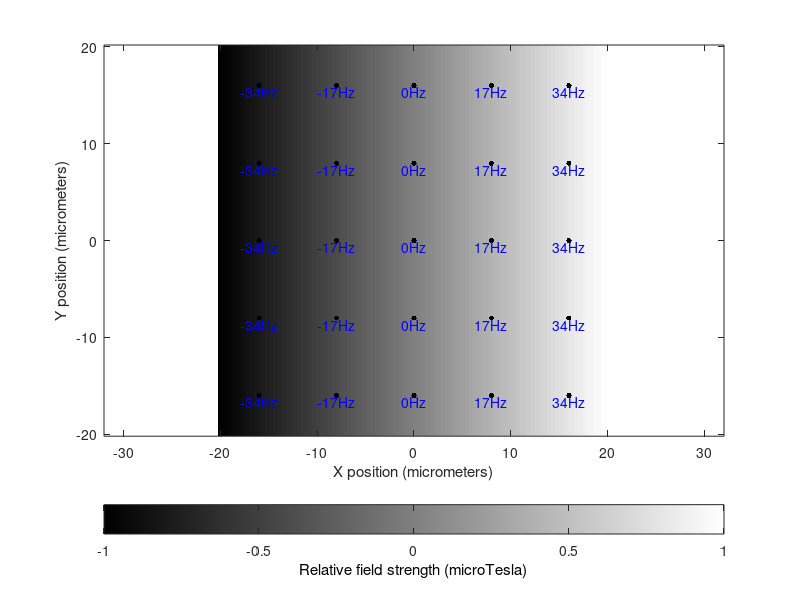

This chart was generated by the following MATLAB code: (Note: this script raises an error after producing the figure.)
%% Impact of diffusion on the MR signal
% This tutorial illustrates the impact of diffusion on the signal from a single 
% voxel.  This is the effect we measure in a diffusion weighted imaging scan. 
% The new statistical issues involved in analyzing these data, and the computational 
% methods that are available for interpreting these data, are also introduced.
%% 
% * Class:     Psych 204A
% * Tutorial:  DWI
% * Author:    Dougherty
% * Date:      2010.10.31
% * Duration:  45 minutes
%% Constants
% Let's create an image that represents a vial of water in a 3 Tesla magnetic 
% field. The image intensity at each point represents the local magnetic field 
% strength, expressed as the Larmor frequency difference between that region and 
% the frequency at 3 T. First let's define some constants

B0 = 3.0;                     % Magnetic field strength (Tesla)
gyromagneticRatio = 42.58e+6; % Gyromagnetic constant for hydrogen (Hz / Tesla)

% The Larmour frequency (in Hz) of Hydrogen spins in this magnet is:
spinFreq = gyromagneticRatio*B0 %#ok<NASGU>
%% Question 1
%% 
% * What is the Larmour frequency of Hydrogen spins at 1.5T? 
% * What is it at 7T?
%% 
% Let's define the size of our simulated voxel, in micrometers:

voxelSize = 40.0;

%% 
% Quantize space into 100 regions and use meshgrid to lay these out into 2d 
% arrays that be used to compute a 100x100 image:

x = linspace(-voxelSize/2, voxelSize/2, 100);
y = linspace(-voxelSize/2, voxelSize/2, 100);
[X,Y] = meshgrid(x,y);

%% 
% Let's start with the Y gradient turned off and the X gradient set to 5e-8 
% Tesla per micrometer (that's 50 mT/m, a typical gradient strengh for clinical 
% MR scanners).

gx = 5e-8;
gy = 0.0;

%% 
% Calculate the relative field strength at each spatial location for our across 
% our simulated voxel. Gradient strengths are symmetric about the center. To understand 
% the following expression, work through the units:
% 
% (micrometers * T/um + micrometers * T/um) leaves us with T. 
% 
% We scale this
% 
% by 1e6 to express the resulting image in micro-Teslas

relativeFieldStrengthImg = (X*gx + Y*gy) * 1e6;
%%
figure;
ih = imagesc(x,y,relativeFieldStrengthImg);
colormap(gray(256));
cbh = colorbar('SouthOutside');
set(get(cbh,'Xlabel'),'String','Relative field strength (microTesla)');
axis equal tight xy;
ah = gca;
xlabel('X position (micrometers)');
ylabel('Y position (micrometers)');

%% 
% Place some example spin packets in there:

sx = linspace(-voxelSize/2+voxelSize/10, voxelSize/2-voxelSize/10, 5);
sy = linspace(-voxelSize/2+voxelSize/10, voxelSize/2-voxelSize/10, 5);
[spinXLocs,spinYLocs] = meshgrid(sx,sy);
hold on;
spinPoint = zeros(1,numel(spinXLocs));
spinCenter = zeros(1,numel(spinXLocs));
for(ii=1:numel(spinXLocs(:)))
    spinPoint(ii) = plot(spinXLocs(ii), spinYLocs(ii), 'r.','markerSize',12);
	spinCenter(ii) = plot(spinXLocs(ii), spinYLocs(ii), 'k.','markerSize',12);
end
hold off;

%% 
% Calculate the relative spin frequency at each spin location. Our gradient 
% strengths are expressed as T/cm and are symmetric about the center of the voxelSize. 
% To understand the following expression, work through the units: 
% 
% (centimeters * T/cm + centimeters * T/cm) * Hz/Tesla + Tesla*Hz/Tesla 
% 
% leaves us with MHz

format long
spinFreq = (spinXLocs(:)*gx+spinYLocs(:)*gy)*gyromagneticRatio + B0*gyromagneticRatio
format short 

%% 
% Note that including the B0 field in this equation simply adds an offset to 
% the spin frequency. For most purposes, we usually only care about the spin frequency 
% relative to the B0 frequency (i.e., the rotating frame of reference), so we 
% can leave that last term off and compute relative frequencies:

relativeSpinFreq = (spinXLocs(:)*gx+spinYLocs(:)*gy)*gyromagneticRatio
%% Question 2
%% 
% * Speculate on why the relative spin frequency is the most important value 
% to calculate here.
% * Do you think the B0 field strength will play a role in the calcualtion of 
% the diffusion tensor?
%% Display the relative frequencies, in Hz:
% When we first apply an RF pulse, all the spins will all precess in phase. 
% If they are all experienceing the same magnetic field, they will remain in phase. 
% However, if some spins experience a different local field, they will become 
% out of phase with the others. Let's show this with a movie, where the phase 
% will be represented with color. Our timestep is 1 millisecond

for(ii=1:numel(spinXLocs(:)))
    text(spinXLocs(ii),spinYLocs(ii),sprintf('%0.fHz',relativeSpinFreq(ii)),'color','blue','HorizontalAlignment','center','VerticalAlignment','top');
end

timeStep = .001;

% Initialize the transverse magnitization to reflect a 90 deg RF pulse:
Mxy0 = 2;
curSpinPhase = zeros(size(spinCenter));
T2 = 0.10;
t = 0;
nTimeSteps = 100;
movieFile = fullfile(fileparts(mfilename('fullpath')),'t_mri06DiffusionSignal_spinPhase.mp4');
vObj = VideoWriter(movieFile,'MPEG-4');
vObj.FrameRate = 10;
open(vObj);
for(ti=1:nTimeSteps)
    S = 0;
    for(s=1:numel(spinCenter))
        % Get the position of this spin packet
        sx = get(spinCenter(s),'XData');
        sy = get(spinCenter(s),'YData');
        % Update the current phase
        curSpinPhase(s) = curSpinPhase(s) + 2*pi*gyromagneticRatio * (sx*gx+sy*gy) * timeStep;
        % Do a 180 flip at the TE/2:
        if(ti==round(nTimeSteps/2))
            curSpinPhase(s) = -curSpinPhase(s);
        end
        % The transverse magnitization magnitude decays with the T2:
        %Mxy = Mxy0 + exp(-t/T2) * exp(1i*curSpinPhase(s));
        %curMag = abs(Mxy);
        %curPhase = angle(Mxy);
        curMagnitude = Mxy0*exp(-t/T2);
        curPhase = curSpinPhase(s);
        px = sin(curPhase)*curMagnitude;
        py = cos(curPhase)*curMagnitude;
        set(spinPoint(s), 'XData',sx+px, 'YData',sy+py);
        % Summarize the total MR signal for this iteration
        S = S + px^2 + py^2;
    end
    S = sqrt(S)/numel(spinCenter);
    t = t+timeStep;
    set(get(ah,'Title'),'String',sprintf('elapsed time: %5.1f ms',timeStep*t*1000));
    drawnow;
    writeVideo(vObj,getframe(gcf));
    pause(.1);
end
close(vObj);
%%
% iePublishVideo: t_mri06DiffusionSignal_spinPhase.mp4
